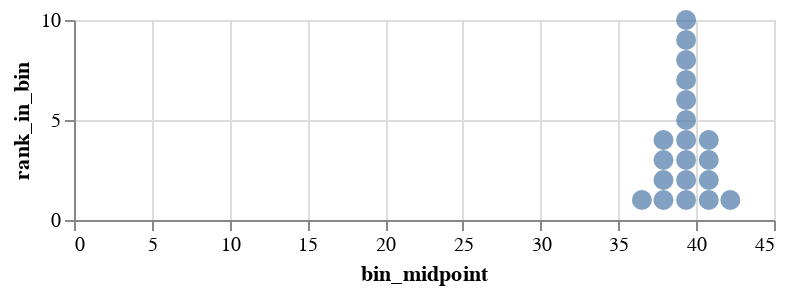

This figure's notebook cell:
### Markdown cell above
### Question 2.3.1 Construct a 20-dot quantile dotplot for the mean of pickups (5 points)

Construct a 20-dot quantile dotplot for the mean of pickups. Adjust the binning step size, circle size, and/or chart size to achieve a closely-packed quantile dotplot like the 50-dot dotplot above. It is typically also necessary to adjust the step size in the binning (`alt.BinParams(step=XXX)`), the size of the circles (`mark_circle(size=XXX)`) and/or the width and height of the plot (`properties(width=XXX, height=YYY)`) to achieve good-looking dotplots.

### Code cell
df = pd.DataFrame({
    "x": stats.t.ppf(ppoints(20), len(pickups_df) - 1, pickups_mean, pickups_se)
})

alt.Chart(df).transform_bin(
    field="x",
    as_="bin",
    bin=alt.BinParams(step=1.75)
).transform_window(
    rank_in_bin="rank()",
    groupby=["bin"]
).transform_joinaggregate(
    bin_midpoint="median(x)",
    groupby=["bin"]
).mark_circle(size=100).encode(
    x="bin_midpoint:Q",
    y="rank_in_bin:Q"
).properties(width=350, height=100)

### Figure 1 — Vega-Lite specification as saved in the notebook (floating-point values rounded to 4 significant figures)
{"config": {"view": {"continuousWidth": 400, "continuousHeight": 300}}, "data": {"name": "data-7a3295607ecf691b7108c90367f725c6"}, "mark": {"type": "circle", "size": 100}, "encoding": {"x": {"type": "quantitative", "field": "bin_midpoint"}, "y": {"type": "quantitative", "field": "rank_in_bin"}}, "height": 100, "transform": [{"bin": {"step": 1.75}, "field": "x", "as": "bin"}, {"window": [{"op": "rank", "field": "", "as": "rank_in_bin"}], "groupby": ["bin"]}, {"joinaggregate": [{"op": "median", "field": "x", "as": "bin_midpoint"}], "groupby": ["bin"]}], "width": 350, "$schema": "https://vega.github.io/schema/vega-lite/v4.8.1.json", "datasets": {"data-7a3295607ecf691b7108c90367f725c6": [{"x": 36.51}, {"x": 37.31}, {"x": 37.74}, {"x": 38.05}, {"x": 38.3}, {"x": 38.52}, {"x": 38.72}, {"x": 38.91}, {"x": 39.09}, {"x": 39.26}, {"x": 39.44}, {"x": 39.61}, {"x": 39.79}, {"x": 39.98}, {"x": 40.18}, {"x": 40.4}, {"x": 40.65}, {"x": 40.96}, {"x": 41.39}, {"x": 42.19}]}}
